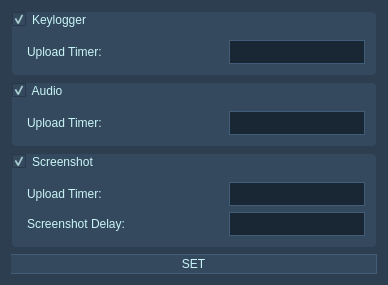
<?xml version="1.0" encoding="UTF-8"?>
<ui version="4.0">
 <class>Form</class>
 <widget class="QWidget" name="Form">
  <property name="geometry">
   <rect>
    <x>0</x>
    <y>0</y>
    <width>388</width>
    <height>255</height>
   </rect>
  </property>
  <property name="windowTitle">
   <string>Moderat Log Settings</string>
  </property>
  <property name="windowIcon">
   <iconset resource="../res.qrc">
    <normaloff>:/icons/assets/logo.png</normaloff>:/icons/assets/logo.png</iconset>
  </property>
  <property name="styleSheet">
   <string notr="true">background-color: #2c3e50;
color: #c9f5f7;</string>
  </property>
  <layout class="QGridLayout" name="gridLayout">
   <item row="0" column="0">
    <widget class="QGroupBox" name="keyloggerGroup">
     <property name="styleSheet">
      <string notr="true">background-color: #34495e;
border: 1px solid #2c3e50;
border-radius: 5px;
padding-top: 10px;</string>
     </property>
     <property name="title">
      <string>Keylogger</string>
     </property>
     <property name="checkable">
      <bool>true</bool>
     </property>
     <layout class="QGridLayout" name="gridLayout_2">
      <item row="0" column="0">
       <layout class="QHBoxLayout" name="horizontalLayout">
        <item>
         <widget class="QLabel" name="kTimerLabel">
          <property name="minimumSize">
           <size>
            <width>200</width>
            <height>0</height>
           </size>
          </property>
          <property name="styleSheet">
           <string notr="true">border: none;padding: 1px;</string>
          </property>
          <property name="text">
           <string>Upload Timer:</string>
          </property>
         </widget>
        </item>
        <item>
         <widget class="QLineEdit" name="kTimerLine">
          <property name="styleSheet">
           <string notr="true">background-color: #182733; 
border: none;
border: 1px ridge;
border-color: #2c3e50;
border-radius: none;
padding: 3px;</string>
          </property>
         </widget>
        </item>
       </layout>
      </item>
     </layout>
    </widget>
   </item>
   <item row="2" column="0">
    <widget class="QGroupBox" name="screenshotsGroup">
     <property name="styleSheet">
      <string notr="true">background-color: #34495e;
border: 1px solid #2c3e50;
border-radius: 5px;
padding-top: 10px;</string>
     </property>
     <property name="title">
      <string>Screenshot</string>
     </property>
     <property name="checkable">
      <bool>true</bool>
     </property>
     <layout class="QGridLayout" name="gridLayout_4">
      <item row="0" column="0">
       <layout class="QHBoxLayout" name="horizontalLayout_3">
        <item>
         <widget class="QLabel" name="sTimerLabel">
          <property name="minimumSize">
           <size>
            <width>200</width>
            <height>0</height>
           </size>
          </property>
          <property name="styleSheet">
           <string notr="true">border: none;padding: 1px;</string>
          </property>
          <property name="text">
           <string>Upload Timer:</string>
          </property>
         </widget>
        </item>
        <item>
         <widget class="QLineEdit" name="sTimerLine">
          <property name="styleSheet">
           <string notr="true">background-color: #182733; 
border: none;
border: 1px ridge;
border-color: #2c3e50;
border-radius: none;
padding: 3px;</string>
          </property>
         </widget>
        </item>
       </layout>
      </item>
      <item row="1" column="0">
       <layout class="QHBoxLayout" name="horizontalLayout_4">
        <item>
         <widget class="QLabel" name="sDelayLabel">
          <property name="minimumSize">
           <size>
            <width>200</width>
            <height>0</height>
           </size>
          </property>
          <property name="styleSheet">
           <string notr="true">border: none;padding: 1px;</string>
          </property>
          <property name="text">
           <string>Screenshot Delay: </string>
          </property>
         </widget>
        </item>
        <item>
         <widget class="QLineEdit" name="sDelayLine">
          <property name="styleSheet">
           <string notr="true">background-color: #182733; 
border: none;
border: 1px ridge;
border-color: #2c3e50;
border-radius: none;
padding: 3px;</string>
          </property>
         </widget>
        </item>
       </layout>
      </item>
     </layout>
    </widget>
   </item>
   <item row="1" column="0">
    <widget class="QGroupBox" name="audioGroup">
     <property name="styleSheet">
      <string notr="true">background-color: #34495e;
border: 1px solid #2c3e50;
border-radius: 5px;
padding-top: 10px;</string>
     </property>
     <property name="title">
      <string>Audio</string>
     </property>
     <property name="checkable">
      <bool>true</bool>
     </property>
     <layout class="QGridLayout" name="gridLayout_3">
      <item row="0" column="0">
       <layout class="QHBoxLayout" name="horizontalLayout_2">
        <item>
         <widget class="QLabel" name="aTimerLabel">
          <property name="minimumSize">
           <size>
            <width>200</width>
            <height>0</height>
           </size>
          </property>
          <property name="styleSheet">
           <string notr="true">border: none;padding: 1px;</string>
          </property>
          <property name="text">
           <string>Upload Timer:</string>
          </property>
         </widget>
        </item>
        <item>
         <widget class="QLineEdit" name="aTimerLine">
          <property name="styleSheet">
           <string notr="true">background-color: #182733; 
border: none;
border: 1px ridge;
border-color: #2c3e50;
border-radius: none;
padding: 3px;</string>
          </property>
         </widget>
        </item>
       </layout>
      </item>
     </layout>
    </widget>
   </item>
   <item row="3" column="0">
    <widget class="QPushButton" name="setButton">
     <property name="styleSheet">
      <string notr="true">QPushButton#setButton {
			border: 1px ridge;
            border-color: #2c3e50;
			padding: 2px;
            background-color: #34495e;
			border-left: none;
            }

QPushButton#setButton:pressed {
            background-color: #2c3e50;
            }</string>
     </property>
     <property name="text">
      <string>SET</string>
     </property>
    </widget>
   </item>
  </layout>
 </widget>
 <resources>
  <include location="../res.qrc"/>
 </resources>
 <connections/>
</ui>
